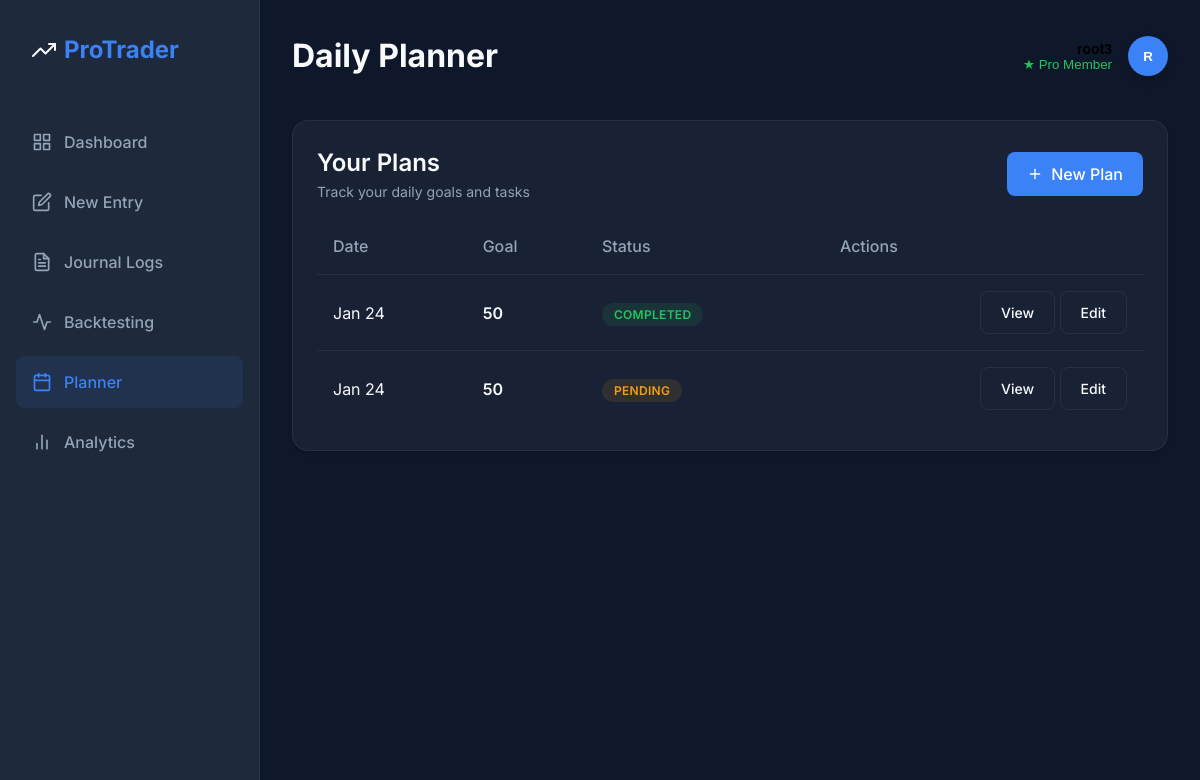
/planner/list (signed in), run on the app's committed database.
### app/models.py (models this page shows, shortened)
class User(UserMixin, db.Model):
    __tablename__ = 'user'
    id = db.Column(db.Integer, primary_key=True)
    username = db.Column(db.String(80), unique=True, nullable=False)
    password_hash = db.Column(db.String(128))
    created_at = db.Column(db.DateTime, default=datetime.utcnow)
    subscription = db.relationship('Subscription', backref='user', uselist=False)
    @property
    def is_pro(self):
        return self.subscription is not None and \
               self.subscription.plan_type == 'pro' and \
               self.subscription.is_active

class Planner(db.Model):
    __tablename__ = 'planners'
    id = db.Column(db.Integer, primary_key=True)
    user_id = db.Column(db.Integer, db.ForeignKey('user.id'), nullable=False)
    date = db.Column(db.Date, default=datetime.utcnow)
    pair = db.Column(db.String(20))  # e.g., XAUUSD
    direction = db.Column(db.String(10))  # buy/sell
    entry_price = db.Column(db.Float)
    stop_loss = db.Column(db.Float)
    take_profit = db.Column(db.Float)
    risk_amount = db.Column(db.Float)
    strategy = db.Column(db.String(100))  # e.g., "Breakout Strategy"
    goal = db.Column(db.String(255))  # What you want to achieve today
    analysis = db.Column(db.Text)  # Pre-trade analysis/reasoning
    completed = db.Column(db.Boolean, default=False)
    executed_trade_id = db.Column(db.Integer, db.ForeignKey('journal_entries.id'), nullable=True)
    reflection = db.Column(db.Text)  # Did you follow the plan?
    tasks = db.Column(db.Text)

### app/planner/routes.py (the view)
@planner_bp.route('/list')
@login_required
def planner_list():
    plans = Planner.query.filter_by(user_id=current_user.id).order_by(Planner.date.desc()).all()
    return render_template('planner_list.html', plans=plans)

### app/__init__.py (called while the page is built)
def create_app():
    app = Flask(__name__, template_folder="templates", static_folder="static")
    app.config.from_object(Config)
    db.init_app(app)
    from flask_login import LoginManager
    login_manager = LoginManager()
    login_manager.login_view = 'auth.login'
    login_manager.init_app(app)
    from app.models import User
    @login_manager.user_loader
    def load_user(user_id):
        return User.query.get(int(user_id))
    app.register_blueprint(main_bp)
    app.register_blueprint(journal_bp, url_prefix='/journal')
    app.register_blueprint(backtest_bp, url_prefix='/backtest')
    app.register_blueprint(planner_bp) # url prefix handles inside
    from app.analytics import analytics_bp
    app.register_blueprint(analytics_bp, url_prefix='/analytics')
    from app.auth.routes import auth_bp
    app.register_blueprint(auth_bp, url_prefix='/auth')
    return app

### app/templates/planner_list.html (shortened to what this page needs)
{% extends "base.html" %}
{% block header %}Daily Planner{% endblock %}
{% block content %}
<div class="card">
  <div class="flex justify-between items-center mb-4">
    <div>
      <h2 class="text-xl font-bold">Your Plans</h2>
      <p class="text-sm text-muted">Track your daily goals and tasks</p>
    </div>
    <a href="{{ url_for('planner.planner_home') }}" class="btn btn-primary">
      <svg xmlns="http://www.w3.org/2000/svg" width="16" height="16" viewBox="0 0 24 24" fill="none"
        stroke="currentColor" stroke-width="2" stroke-linecap="round" stroke-linejoin="round" style="margin-right:8px;">
        <line x1="12" y1="5" x2="12" y2="19"></line>
        <line x1="5" y1="12" x2="19" y2="12"></line>
      </svg>
      New Plan
    </a>
  </div>
  {% if plans %}
  <div class="table-container">
    <table class="table">
      <thead>
        <tr>
          <th>Date</th>
          <th>Goal</th>
          <th>Status</th>
          <th class="text-right">Actions</th>
        </tr>
      </thead>
      <tbody>
        {% for plan in plans %}
        <tr>
          <td class="text-muted">{{ plan.date.strftime('%b %d') }}</td>
          <td class="font-bold text-accent">{{ plan.goal }}</td>
          <td>
            {% if plan.completed %}
            <span class="badge" style="background:rgba(34,197,94,0.1); color:var(--success);">Completed</span>
            {% else %}
            <span class="badge" style="background:rgba(245,158,11,0.1); color:var(--warning);">Pending</span>
            {% endif %}
          </td>
          <td class="text-right">
            <a href="{{ url_for('planner.planner_detail', id=plan.id) }}" class="btn btn-outline text-sm">View</a>
            <a href="{{ url_for('planner.planner_home') }}?edit={{ plan.id }}" class="btn btn-outline text-sm">Edit</a>
          </td>
        </tr>
        {% endfor %}
      </tbody>
    </table>
  </div>
  {% else %}
  <div class="text-center py-5">
    <p class="text-muted mb-4">No plans created yet.</p>
    <a href="{{ url_for('planner.planner_home') }}" class="btn btn-primary">Create Today's Plan</a>
  </div>
  {% endif %}
</div>
{% endblock %}

### app/templates/base.html (shortened to what this page needs)
<!doctype html>
<html lang="en">
<head>
    <link rel="stylesheet" href="{{ url_for('static', filename='css/main.css') }}">
</head>
<body>
    <div class="app-container">
        <aside class="sidebar" id="sidebar">
            <div class="sidebar-logo">
                <span class="logo-text">Pro<span>Trader</span></span>
            </div>
            <nav class="nav-links">
                <a href="{{ url_for('main.index') }}" title="Dashboard"
                    class="nav-link {% if request.endpoint == 'main.index' %}active{% endif %}">
                    <span class="link-text">Dashboard</span>
                </a>
                <a href="{{ url_for('journal.new_journal_entry') }}" title="New Entry"
                    class="nav-link {% if request.endpoint == 'journal.new_journal_entry' %}active{% endif %}">
                    <span class="link-text">New Entry</span>
                </a>
                <a href="{{ url_for('journal.list_journals') }}" title="Journal Logs"
                    class="nav-link {% if request.endpoint == 'journal.list_journals' %}active{% endif %}">
                    <span class="link-text">Journal Logs</span>
                </a>
                <a href="{{ url_for('backtest.list_backtests') }}" title="Backtesting"
                    class="nav-link {% if 'backtest' in request.endpoint %}active{% endif %}">
                    <svg xmlns="http://www.w3.org/2000/svg" width="24" height="24" viewBox="0 0 24 24" fill="none"
                        stroke="currentColor" stroke-width="2" stroke-linecap="round" stroke-linejoin="round">
                        <polyline points="22 12 18 12 15 21 9 3 6 12 2 12"></polyline>
                    </svg>
                    <span class="link-text">Backtesting</span>
                </a>
                <a href="{{ url_for('planner.planner_home') }}" title="Planner"
                    class="nav-link {% if 'planner' in request.endpoint %}active{% endif %}">
                    <span class="link-text">Planner</span>
                </a>
                <a href="{{ url_for('analytics.dashboard') }}" title="Analytics"
                    class="nav-link {% if 'analytics' in request.endpoint %}active{% endif %}">
                    <svg xmlns="http://www.w3.org/2000/svg" width="24" height="24" viewBox="0 0 24 24" fill="none"
                        stroke="currentColor" stroke-width="2" stroke-linecap="round" stroke-linejoin="round">
                        <line x1="18" y1="20" x2="18" y2="10"></line>
                        <line x1="12" y1="20" x2="12" y2="4"></line>
                        <line x1="6" y1="20" x2="6" y2="14"></line>
                    </svg>
                    <span class="link-text">Analytics</span>
                </a>
            </nav>
            <button id="desktopSidebarToggle" class="btn btn-outline sidebar-toggle-btn">
            </button>
        </aside>
        <main class="main-content">
            <header class="top-header">
                <div class="page-title">
                    {% block header %}{% endblock %}
                </div>
                <div class="user-profile dropdown-container" style="position: relative;">
                    {% if current_user.is_authenticated %}
                    <button id="profileDropdownBtn" class="flex items-center"
                        style="background: none; border: none; cursor: pointer; text-align: right;">
                        <div style="margin-right: 1rem; @media(max-width:600px){display:none;}">
                            <div class="text-sm font-bold" style="color: var(--text-color);">{{ current_user.username }}
                            </div>
                            <div class="text-xs text-muted">
                                {% if current_user.is_pro %}
                                <span style="color: var(--success);">★ Pro Member</span>
                                {% else %}
                                Free Account
                                {% endif %}
                            </div>
                        </div>
                        <div
                            style="width:40px; height:40px; background:var(--accent); border-radius:50%; display: flex; align-items: center; justify-content: center; color: white; font-weight: bold; box-shadow: 0 4px 12px rgba(0,0,0,0.2);">
                            {{ current_user.username[0].upper() }}
                        </div>
                    </button>
                    {% else %}
                    <a href="{{ url_for('auth.login') }}" class="btn btn-primary btn-sm">Login</a>
                    {% endif %}
                </div>
            </header>
            {% block content %}{% endblock %}
        </main>
    </div>
</body>
</html>

### app/static/css/main.css (style rules this page uses)
:root { --bg-body: #0f172a; --bg-sidebar: #1e293b; --bg-card: rgba(30, 41, 59, 0.7); --border-color: rgba(148, 163, 184, 0.1); --text-primary: #f8fafc; --text-secondary: #94a3b8; --accent: #3b82f6; --accent-hover: #2563eb; --success: #22c55e; --danger: #ef4444; --warning: #f59e0b; --sidebar-width: 260px; --header-height: 70px; --shadow-sm: 0 1px 2px 0 rgb(0 0 0 / 0.05); --shadow-md: 0 4px 6px -1px rgb(0 0 0 / 0.1), 0 2px 4px -2px rgb(0 0 0 / 0.1); --shadow-lg: 0 10px 15px -3px rgb(0 0 0 / 0.1), 0 4px 6px -4px rgb(0 0 0 / 0.1); }
* { box-sizing: border-box; margin: 0; padding: 0; }
body { font-family: 'Inter', sans-serif; background-color: var(--bg-body); color: var(--text-primary); line-height: 1.5; overflow-x: hidden; }
.app-container { display: flex; min-height: 100vh; }
.sidebar { width: var(--sidebar-width); background-color: var(--bg-sidebar); border-right: 1px solid var(--border-color); position: fixed; height: 100vh; padding: 2rem 1rem; display: flex; flex-direction: column; z-index: 50; transition: transform 0.3s ease; }
.main-content { flex: 1; margin-left: var(--sidebar-width); padding: 2rem; max-width: 1600px; }
.sidebar-logo { font-size: 1.5rem; font-weight: 700; color: var(--text-primary); margin-bottom: 3rem; padding-left: 1rem; display: flex; align-items: center; gap: 0.5rem; }
.sidebar-logo span { color: var(--accent); }
.nav-links { list-style: none; display: flex; flex-direction: column; gap: 0.5rem; }
.nav-link { display: flex; align-items: center; padding: 0.875rem 1rem; color: var(--text-secondary); text-decoration: none; border-radius: 0.5rem; transition: all 0.2s; font-weight: 500; }
.nav-link:hover, .nav-link.active { background-color: rgba(59, 130, 246, 0.1); color: var(--accent); }
.nav-link svg { margin-right: 0.75rem; width: 20px; height: 20px; }
.top-header { display: flex; justify-content: space-between; align-items: center; margin-bottom: 2.5rem; }
.page-title { font-size: 2rem; font-weight: 700; }
.user-profile { display: flex; align-items: center; gap: 1rem; }
.card { background: var(--bg-card); backdrop-filter: blur(12px); border: 1px solid var(--border-color); border-radius: 1rem; padding: 1.5rem; margin-bottom: 1.5rem; box-shadow: var(--shadow-md); }
.text-sm { font-size: 0.875rem; }
.text-muted { color: var(--text-secondary); }
.font-bold { font-weight: 600; }
.btn { display: inline-flex; align-items: center; justify-content: center; padding: 0.625rem 1.25rem; border-radius: 0.5rem; font-weight: 500; border: none; cursor: pointer; transition: all 0.2s; text-decoration: none; }
.btn-primary { background-color: var(--accent); color: white; }
.btn-outline { background: transparent; border: 1px solid var(--border-color); color: var(--text-primary); }
.table-container { overflow-x: auto; }
.table { width: 100%; border-collapse: separate; border-spacing: 0; }
.table th { text-align: left; padding: 1rem; color: var(--text-secondary); font-weight: 500; border-bottom: 1px solid var(--border-color); }
.table td { padding: 1rem; border-bottom: 1px solid var(--border-color); color: var(--text-primary); }
.table tr:last-child td { border-bottom: none; }
.badge { padding: 0.25rem 0.75rem; border-radius: 9999px; font-size: 0.75rem; font-weight: 600; text-transform: uppercase; letter-spacing: 0.025em; }
.text-right { text-align: right; }
.flex { display: flex; }
.justify-between { justify-content: space-between; }
.items-center { align-items: center; }
.mb-4 { margin-bottom: 1rem; }
@media (min-width: 769px) { .sidebar { transition: width 0.3s ease; } }
@media (min-width: 769px) { .main-content { transition: margin-left 0.3s ease; } }
@media (min-width: 769px) { .sidebar-toggle-btn { margin-top: auto; justify-content: center; margin-bottom: 1rem; width: 40px; align-self: center; border-color: transparent; color: var(--text-secondary); transition: all 0.2s ease; } }

### data on the page
User: username "root3", username "R"
Planner: date "Jan 24", goal "50", completed "COMPLETED"
Planner: date "Jan 24", goal "50", completed "PENDING"
